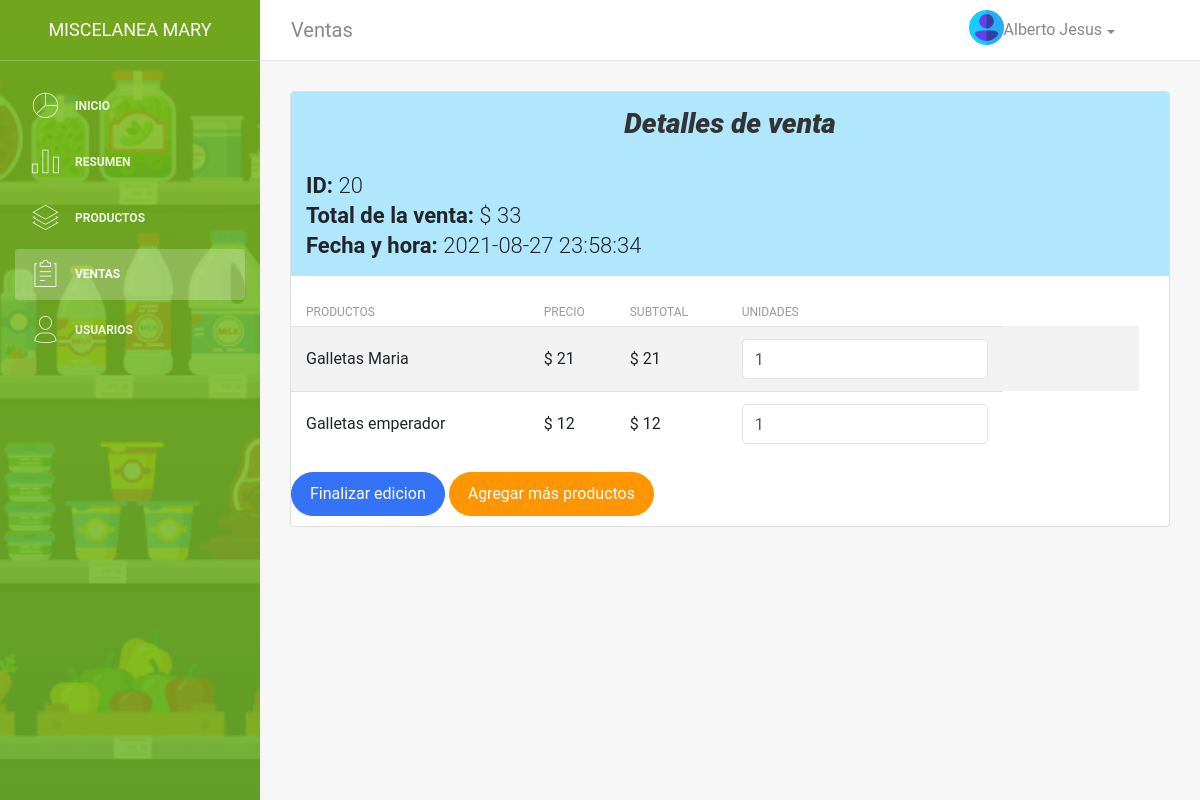
The page /dash/ventas/editarVenta.php?id=20 (signed in) on the database its author committed.
### tables this page shows
CREATE TABLE `ventas` (
  `id` int(11) NOT NULL,
  `total` double NOT NULL,
  `fecha` datetime NOT NULL DEFAULT current_timestamp()
);

CREATE TABLE `ventas_productos` (
  `id_producto` int(11) NOT NULL,
  `id_venta` int(11) NOT NULL,
  `unidades` int(11) NOT NULL,
  `precio` double NOT NULL
);

CREATE TABLE `productos` (
  `id` int(11) NOT NULL,
  `producto` varchar(100) NOT NULL,
  `precio` double NOT NULL,
  `id_estado` int(11) NOT NULL
);

### dao/Ventas.php (called while the page is built, shortened)
<?php
	class Ventas
	{
		public function setConexion($conexion){
			$this->conexion=$conexion;
		}
		public function readVenta(){
			$venta= array();
			$query=
			"SELECT
				*
			FROM ventas";
			$stmt=$this->conexion->prepare($query);
			if($stmt->execute()){
				while ($row = $stmt->fetch(PDO::FETCH_ASSOC)){
					extract($row);
					array_push($venta, new Ventas($id,$total,$fecha));
				}
				return $venta;
			}else{
				echo "Error:  ".$stmt->errorInfo();
				return false;
			}
		}
	}
?>

### dao/Ventas_Productos.php (called while the page is built, shortened)
<?php
	class Ventas_Productos
	{
		private $id_venta;
		private $unidades;
		function __construct($id_producto,$id_venta,$unidades,$precio)
		{
			$this->id_venta=$id_venta;
			$this->unidades=$unidades;
		}
		public function setId_venta($id_venta){
			$this->id_venta=$id_venta;
		}
		public function getUnidades(){
			return $this->unidades;
		}
		public function setConexion($conexion){
			$this->conexion=$conexion;
		}
		public function readVentaProductoID(){
			$ventaProducto= array();
			$query=
			"SELECT
				*
			FROM ventas_productos
			WHERE id_venta=$this->id_venta";
			$stmt=$this->conexion->prepare($query);
			if($stmt->execute()){
				while ($row = $stmt->fetch(PDO::FETCH_ASSOC)){
					extract($row);
					array_push($ventaProducto, new Ventas_Productos($id_producto,$id_venta,$unidades,$precio));
				}
				return $ventaProducto;
			}else{
				echo "Error:  ".$stmt->errorInfo();
				return false;
			}
		}
	}
?>

### dao/Productos.php (called while the page is built, shortened)
<?php
	class Productos
	{
		private $id;
		private $producto;
		function __construct($id,$producto,$precio,$id_estado)
		{
			$this->id=$id;
			$this->producto=$producto;
		}
		public function setId($id){
			$this->id=$id;
		}
		public function getProducto(){
			return $this->producto;
		}
		public function setConexion($conexion){
			$this->conexion=$conexion;
		}
		public function readProductoID(){
			$query=
			"SELECT
				*
			FROM productos
			WHERE id=$this->id";
			$stmt=$this->conexion->prepare($query);
			if($stmt->execute()){
				$row = $stmt->fetch(PDO::FETCH_ASSOC);
				extract($row);
				$this->producto = $producto;
			}else{
				echo "Error:  ".$stmt->errorInfo();
				return false;
			}
		}
	}
?>

### dash/ventas/editarVenta.php (the view, shortened to what this page needs)
<?php
 $ruta="../../";
  include($ruta.'config/Precarga.php');
  include($ruta.'header/header_dashboard.php');
  include($ruta.'dao/Ventas.php');
  $venta = new Ventas('','','','','');
  $venta->setConexion($bd);
  $idVenta= $_GET['id'];
    if(isset($_GET["id"])){
        $venta->setId($_GET["id"]);
        $venta->readVentaID();
        $total=$venta->getTotal();
        $fecha=$venta->getFecha();
    }
  $ventas=$venta->readVenta();
  include($ruta.'dao/Productos.php');
  include($ruta.'dao/Ventas_Productos.php');
?>
            <div class="content">
                <div class="container-fluid">
                    <div class="row">
                        <div class="col-md-12">
                            <div class="card strpied-tabled-with-hover">
                                <div class="card-header " style="background-color: #B1E7FC;">
                                    <h3 class="card-title " style="text-align: center; font-weight: 600;"><strong> <i>Detalles de venta</i> </strong> </h3>
                                    <h4> <strong style="font-weight: 600;">ID: </strong>   <?=$_GET['id']?>  <br>
                                     <strong style="font-weight: 600;">Total de la venta: </strong>  $ <?=$total?> <br>
                                    <strong style="font-weight: 600;">Fecha y hora: </strong>  <?=$fecha?> </h4>
                                </div>
                                <div class="card-body table-full-width table-responsive">
                                    <table class="table table-hover table-striped">
                                        <thead>
                                            <th>Productos</th>
                                            <th>Precio</th>
                                            <th>Subtotal</th>
                                            <th>Unidades</th>
                                        </thead>
                                        <tbody>
                                        <?php
                                        $i=0;
                                        $palabra='unidades';
                                        $ventaProduc = new Ventas_Productos('','','','');
                                        $ventaProduc->setConexion($bd);
                                        $ventaProduc->setId_venta($_GET['id']);
                                        $ventaPro=$ventaProduc->readVentaProductoID();
                                        foreach($ventaPro as $ventaP) {
                                            $idP=$ventaP->getId_producto();
                                            $unidades=$ventaP->getUnidades();
                                            $precio=$ventaP->getPrecio();
                                            $producto = new Productos('','','','','','');
                                            $producto->setConexion($bd);
                                            $producto->setId($idP);
                                            $producto->readProductoID();
                                            $nombre=$producto->getProducto();
                                            $subtotal= $precio * $unidades;
                                            ?>
                                            <tr>
                                                <td><?=$nombre?></td>
                                                <td>$ <?=$precio?></td>
                                                <td>$ <?=$subtotal?></td>
                                                <form action="listaProducto2.php" method="post">
                                                    <td>
                                                        <input class="form-control" type="number" min="0" value="<?=$unidades?>"
                                                        name="<?=$palabra.$i?>">
                                                    </td>
                                              </tr>
                                            <?php
                                                $i++;
                                        }
                                        ?>
                                        </tbody>
                                    </table>
                                        <button type="submit" class="btn btn-primary btn-fill btn-round "> Finalizar edicion</button>
                                        <a href="agregarProductos.php?id=<?=$idVenta?>" class="btn btn-warning btn-round btn-fill"> Agregar más productos</a></td>
                                </div>
                            </div>
                        </div>
                    </div>
                </div>
            </div>
        </div>
    </div>
 <?php
  include($ruta.'footer/footer_dashboard.php');
  ?>

### rows shown on the page
ventas: total "33", fecha "2021-08-27 23:58:34"
ventas_productos: productos.producto "Galletas Maria", productos.precio "21", unidades "1"
ventas_productos: productos.producto "Galletas emperador", productos.precio "12", unidades "1"

### other values the page prints
$titulo "Ventas"
$_SESSION['nombre'] "Alberto Jesus"
$_GET['id'] "20"
